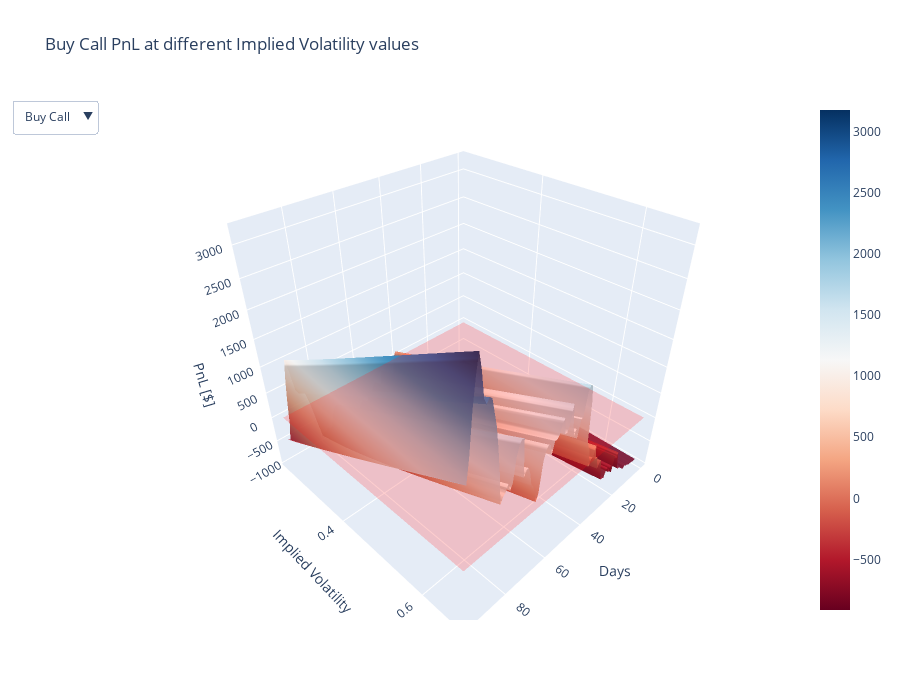

Notebook source saved alongside this figure:
### Markdown cell above
#### What about implied volatility?

### Code cell
K = strike_price #fixed this time

premium_call_ask = df.loc['call','ask']
premium_call_bid = df.loc['call','bid']
premium_put_ask = df.loc['put','ask']
premium_put_bid = df.loc['put','bid']

# TIME & VOL GRID
time_days = np.arange(len(stock_prices))
taus = time_days / 252
vols = np.linspace(0.5*vol_call, 1.5*vol_call, 50)
T_mesh, V_mesh = np.meshgrid(time_days, vols)

# GENERIC PnL FUNCTION 
def pnl_surface(position, option_type, premium):
    pnl = np.zeros_like(T_mesh)
    for i, vol in enumerate(vols):
        for j, tau in enumerate(taus):
            S = stock_prices[j]
            price = black_scholes(option_type, S, K, tau, r, vol)
            if position=='buy':
                pnl[i,j] = (price - premium) * contracts * 100 - fees
            else:
                pnl[i,j] = (premium - price) * contracts * 100 - fees
    return pnl

# CALCULATE ALL SURFACES 
surfaces= {"Buy Call":  pnl_surface('buy',  'call', premium_call_ask),
"Sell Call": pnl_surface('sell', 'call', premium_call_bid),
"Buy Put":   pnl_surface('buy',  'put',  premium_put_ask),
"Sell Put":  pnl_surface('sell', 'put',  premium_put_bid)}


bep_plane = np.zeros_like(T_mesh)

# PLOT ALL STRATEGIES WITH DROPDOWN 
fig2 = go.Figure()

# Add first trace as default
first_key = list(surfaces.keys())[0]
fig2.add_trace(go.Surface(x=T_mesh, y=V_mesh, z=surfaces[first_key], colorscale='RdBu', opacity=0.9))
fig2.add_trace(go.Surface(x=T_mesh, y=V_mesh, z=bep_plane, colorscale=[[0,'red'],[1,'red']], opacity=0.2, showscale=False))

# Dropdown menu to change naked option type
buttons = []


for key, surf in surfaces.items():
    buttons.append(dict(
        label=key,
        method='update',
        args=[{'z':[surf, bep_plane]},  # first is PnL, second is BEP
              {'title':f"{key} PnL Surface"}]
    ))

fig2.update_layout(
    updatemenus=[dict(active=0, buttons=buttons)],
    title=f"{first_key} PnL at different Implied Volatility values",
    scene=dict(
        xaxis_title='Days',
        yaxis_title='Implied Volatility',
        zaxis_title='PnL [$]'
    ),
    width=900,
    height=700
)

fig2.show()

### Figure 1 — Plotly figure (JSON) as saved in the notebook; plotly's stock layout.template omitted (floating-point values rounded to 4 significant figures; data arrays with more than 128 entries replaced by an {"elided": "..."} marker saying what was removed)
{"data": [{"colorscale": [[0, "rgb(103,0,31)"], [0.1, "rgb(178,24,43)"], [0.2, "rgb(214,96,77)"], [0.3, "rgb(244,165,130)"], [0.4, "rgb(253,219,199)"], [0.5, "rgb(247,247,247)"], [0.6, "rgb(209,229,240)"], [0.7, "rgb(146,197,222)"], [0.8, "rgb(67,147,195)"], [0.9, "rgb(33,102,172)"], [1, "rgb(5,48,97)"]], "opacity": 0.9, "type": "surface", "x": {"elided": "50x97 int values"}, "y": {"elided": "50x97 float values"}, "z": {"elided": "50x97 int values"}}, {"colorscale": [[0, "red"], [1, "red"]], "opacity": 0.2, "showscale": false, "type": "surface", "x": {"elided": "50x97 int values"}, "y": {"elided": "50x97 float values"}, "z": {"elided": "50x97 int values"}}], "layout": {"height": 700, "scene": {"xaxis": {"title": {"text": "Days"}}, "yaxis": {"title": {"text": "Implied Volatility"}}, "zaxis": {"title": {"text": "PnL [$]"}}}, "title": {"text": "Buy Call PnL at different Implied Volatility values"}, "updatemenus": [{"active": 0, "buttons": [{"args": [{"z": {"elided": "2x50x97 int values"}}, {"title": "Buy Call PnL Surface"}], "label": "Buy Call", "method": "update"}, {"args": [{"z": {"elided": "2x50x97 int values"}}, {"title": "Sell Call PnL Surface"}], "label": "Sell Call", "method": "update"}, {"args": [{"z": {"elided": "2x50x97 int values"}}, {"title": "Buy Put PnL Surface"}], "label": "Buy Put", "method": "update"}, {"args": [{"z": {"elided": "2x50x97 int values"}}, {"title": "Sell Put PnL Surface"}], "label": "Sell Put", "method": "update"}]}], "width": 900}}
